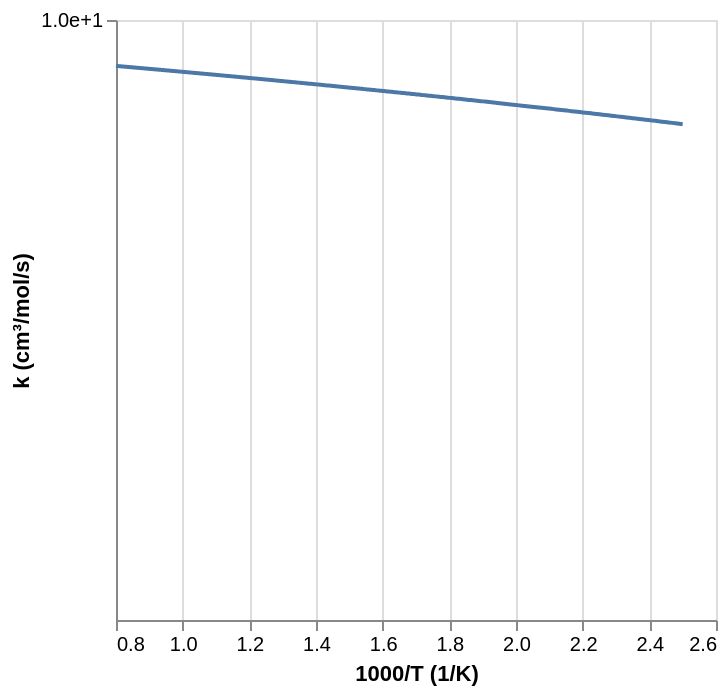

Notebook source saved alongside this figure:
### Code cell
import numpy

from autochem import rate
from autochem.util import plot

# Elementary
units = {"energy": "kcal"}
rate_str = """
H(4)+HO2(10)=H2(2)+O2(3)                            2.945e+06 2.087     -1.455   
"""

# Three-body (now same type as Elementary in Cantera)
units = {"energy": "cal"}
rate_str = """
H2(2)+M=H(4)+H(4)+M                                 4.580e+19 -1.400    104.390  
H2(2)/2.55/ N2/1.01/ CO(1)/1.95/ CO2(12)/3.83/ H2O(7)/12.02/ 
"""

# Falloff
units = {"energy": "kcal"}
rate_str = """
CO(1)+O(5)(+M)=CO2(12)(+M)                          1.880e+11 0.000     2.430    
CO2(12)/3.80/ CO(1)/1.90/ H2O(7)/12.00/ 
    LOW/ 1.400e+21 -2.100    5.500    /
"""

# Falloff (Troe)
units = {"energy": "cal"}
rate_str = """
C2H4(+M)=H2+H2CC(+M)     8.000E+12     0.440    88770
    LOW  /               7.000E+50    -9.310    99860  /
    TROE /   7.345E-01   1.800E+02   1.035E+03   5.417E+03 /
    H2/2.000/   H2O/6.000/   CH4/2.000/   CO/1.500/  CO2/2.000/  C2H6/3.000/  AR/0.700/
"""

# Activated
units = {"energy": "cal"}
rate_str = """
CH3+CH3(+M)=H + C2H5(+M) 4.989E12 0.099 10600.0 ! Stewart
HIGH/ 3.80E-7 4.838 7710. / ! Chemically activated reaction
"""

# Activated (SRI)
units = {"energy": "cal"}
rate_str = """
CH3+CH3(+M)=H + C2H5(+M) 4.989E12 0.099 10600.0 ! Stewart
HIGH/ 3.80E-7 4.838 7710. / ! Chemically activated reaction
SRI / 1.641 4334 2725 / ! SRI pressure dependence
"""

# Plog
units = {"energy": "cal"}
rate_str = """
C2H4+OH=PC2H4OH          2.560E+36    -7.752     6946   ! Arrhenius parameters at 1 atm
    PLOG /   1.000E-02   1.740E+43   -10.461     7699 /
    PLOG /   2.500E-02   3.250E+37    -8.629     5215 /
    PLOG /   1.000E-01   1.840E+35    -7.750     4909 /
    PLOG /   1.000E+00   2.560E+36    -7.752     6946 /
    PLOG /   1.000E+01   3.700E+33    -6.573     7606 /
    PLOG /   1.000E+02   1.120E+26    -4.101     5757 /
"""

# Cheb
units = {"energy": "kcal"}
rate_str = """
CHO2(38)(+M)=H(4)+CO2(12)(+M)                       1.000e+00 0.000     0.000    
    TCHEB/ 300.000   2200.000 /
    PCHEB/ 0.010     98.702   /
    CHEB/ 6 4/
    CHEB/ 4.859e+00    9.247e-01    -3.655e-02   2.971e-15   /
    CHEB/ -3.682e-02   4.836e-02    2.294e-02    4.705e-17   /
    CHEB/ -3.061e-15   -4.107e-16   1.623e-17    -1.319e-30  /
    CHEB/ 3.682e-02    -4.836e-02   -2.294e-02   -4.705e-17  /
    CHEB/ -4.859e+00   -9.247e-01   3.655e-02    -2.971e-15  /
    CHEB/ 3.682e-02    -4.836e-02   -2.294e-02   -4.705e-17  /
"""

k = rate.from_chemkin_string(rate_str, units=units)

T = numpy.linspace(400, 1250, 500)
P = 10
print(k(T, P))
plot.arrhenius_plot(T, k(T, P), y_unit=k.unit)

### Figure 1 — Vega-Lite specification as saved in the notebook (floating-point values rounded to 4 significant figures; data arrays with more than 128 entries replaced by an {"elided": "..."} marker saying what was removed)
{"config": {"view": {"continuousWidth": 300, "continuousHeight": 300}}, "data": {"name": "data-14d750923ae46cd1c0cb55a7eb699c40"}, "mark": {"type": "line"}, "encoding": {"x": {"field": "x", "title": "1000/T (1/K)", "type": "quantitative"}, "y": {"axis": {"format": ".1e", "values": [10, 100]}, "field": "value", "scale": {"type": "log"}, "title": "k (cm³/mol/s)", "type": "quantitative"}}, "transform": [{"fold": ["y"]}], "$schema": "https://vega.github.io/schema/vega-lite/v5.20.1.json", "datasets": {"data-14d750923ae46cd1c0cb55a7eb699c40": {"elided": "500 records"}}}
